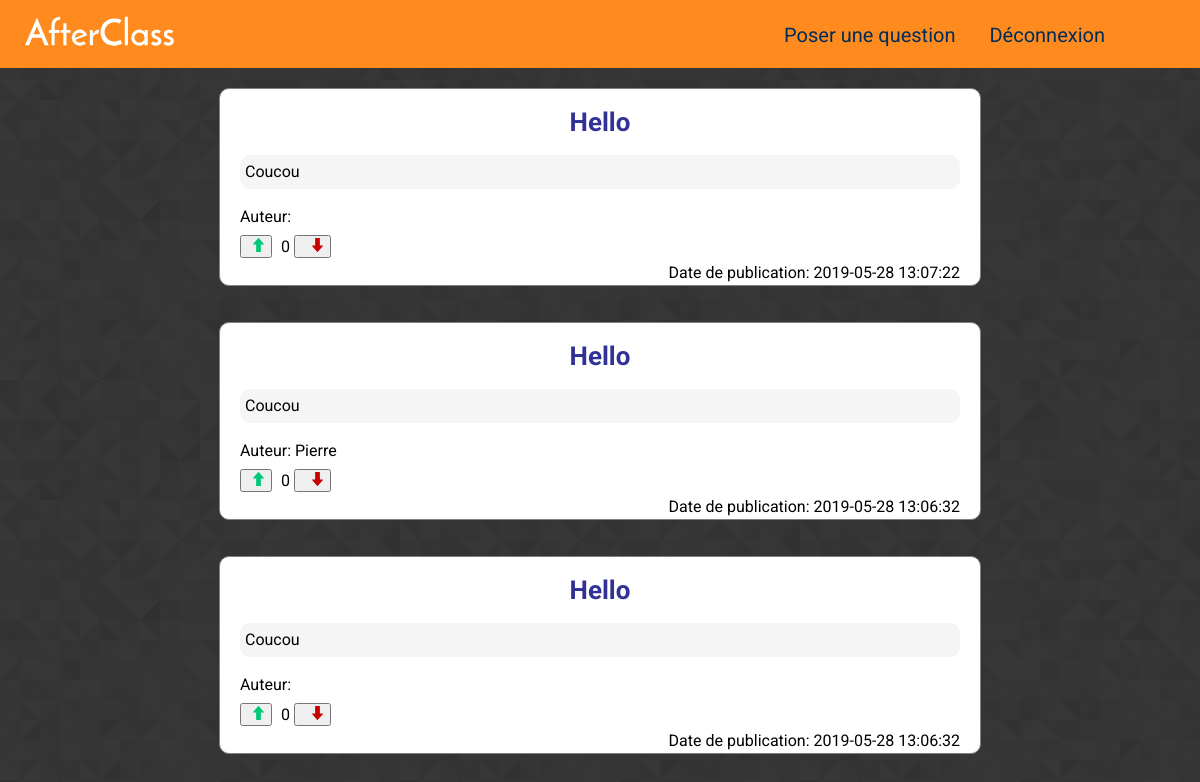
The app's page /home.php (signed in), older data.
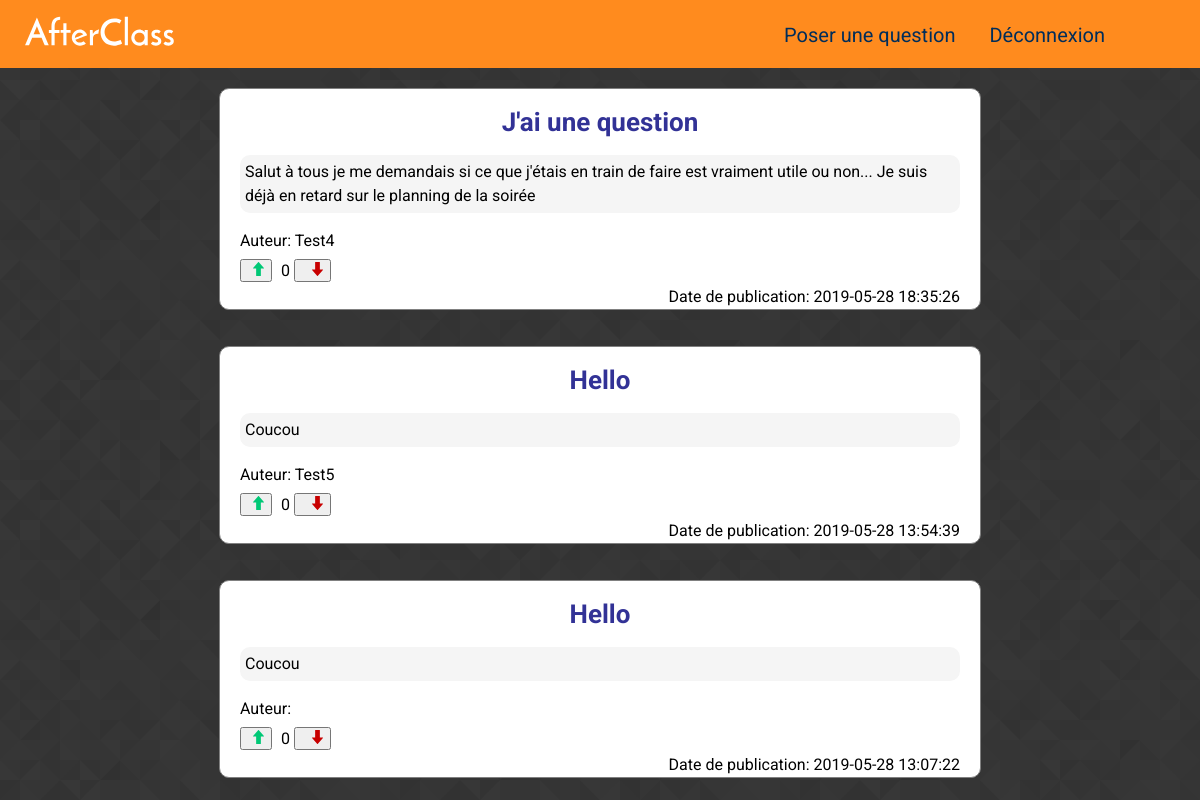
The same page, newer data.
### tables this page shows
CREATE TABLE `posts` (
                       `id` int(11) NOT NULL,
                       `title` varchar(50) NOT NULL,
                       `content` longtext NOT NULL,
                       `author` varchar(20) NOT NULL,
                       `date` timestamp NOT NULL DEFAULT CURRENT_TIMESTAMP
);

### assets/config/bootstrap.php (called while the page is built, shortened)
<?php
require __DIR__ . '/classes/post_object.php';
require __DIR__ . '/classes/vote.php';
$post = new Post();
$vote = new Vote();

### assets/config/classes/post_object.php (called while the page is built, shortened)
<?php
class Post
{
    function getAll(PDO $con)
    {
        $req = $con->query('SELECT * FROM posts ORDER BY date DESC');
        return $req->fetchAll(PDO::FETCH_ASSOC);
    }
}

### assets/config/classes/vote.php (called while the page is built, shortened)
<?php
class Vote {
	public function count(PDO $con, $ref_id, $ref) {
		$req = $con->query('SELECT COUNT(*) FROM votes WHERE (ref="' . $ref . '" AND ref_id="' . $ref_id .'" AND vote="up")');
		$up = $req->fetch(PDO::FETCH_ASSOC)['COUNT(*)'];
		$req = $con->query('SELECT COUNT(*) FROM votes WHERE (user="' . $_SESSION['user']['username'] . '" AND ref="' . $ref . '" AND ref_id="' . $ref_id .'" AND vote="down")');
		$down = $req->fetch(PDO::FETCH_ASSOC)['COUNT(*)'];
		return $up-$down;
	}
}

### home.php (the view, shortened to what this page needs)
<?php
require 'assets/config/bootstrap.php';
include 'assets/inc/header.php';
?>
<?php
$post->deletePost($pdo);
if(isset($_SESSION['message'])) {?>
<?php }
foreach ($post->getALL($pdo) as $post): ?>
  <article  class="post">
    <a href='post.php?id=<?=$post["id"]?>'> <h2 class="postTitle"> <?= $post['title']?> </h2> </a>
    <p class="postContent"><?= htmlentities($post['content']) ?></p>
      <h3 class="postAuthor" >Auteur: <?= $post['author'] ?></h3>
      <div class="likes-container">
          <div class="likes">
              <form action="home.php?voteUp&idVote=<?=$post["id"]?>" method="post">
                  <button type="submit" href=""><img src="./assets/images/up.svg" alt="up"></button>
              </form>
              <span class="likes-numbers"><?= $vote->count($pdo, $post['id'], 'post')?></span>
              <form action="home.php?voteDown&idVote=<?=$post["id"]?>" method="post">
                  <button type="submit"><span class="likes-numbers"></span><img src="./assets/images/down.svg" alt="down"></button>
              </form>
          </div>
      </div>
    <h4 class="postDate" >Date  de publication: <?= $post['date'] ?></h4>
  </article>
  <br>
<?php  endforeach;
include 'assets/inc/footer.php';

### assets/inc/header.php (shortened to what this page needs)
<!doctype html>
<html lang="fr">
<head>
  <link rel="stylesheet" href="assets/css/main.css">
</head>
<body>
<?php if(isset($_SESSION['user'])): ?>
<header>
  <a href="home.php"><img class="logo" src="assets/images/logo.svg" alt=""></a>
  <nav class="navigation">
    <ul>
      <li class="navElement">
        <a href="post.php">Poser une question</a>
      </li>
      <li class="navElement">
        <a href="index.php?logout">Déconnexion</a>
      </li>
    </ul>
  </nav>
</header>
<?php  endif; ?>

### assets/inc/footer.php
 </body>
</html>

### assets/css/main.css (style rules this page uses)
:root { --orange: #FF8B1E; --blue: #002D5A; }
header { padding: 5px; width: 100vw; background: var(--orange); }
.logo { fill: var(--blue); width: 150px; margin-left: 20px; }
nav { display: inline-block; float: right; margin-top: 15px; margin-right: 100px; }
.navElement { display: inline-block; color: black; padding-left: 30px; margin-top: 5px; font-size: 20px; }
a { color: var(--blue); text-decoration: none; }
.post { width: 60vw; margin-right: auto; margin-left: auto; margin-top: 20px; padding: 20px; border: solid 1px gray; border-radius: 10px; background: white; }
.postTitle { color: rgb(50,50,150); font-size: 26px; font-weight: bold; text-align: center; margin-bottom: 20px; }
.postContent { line-height: 1.5; background: rgb(245,245,245); padding: 5px; margin-bottom: 20px; border-radius: 10px; }
.postAuthor { display: inline-block; }
.postDate { float: right; }
body { font-family: 'Roboto'; background: url("../images/prism.png") repeat; }
.likes-container { height: 30px; width: 100px; margin-top: 10px; }
.likes-container img { margin-left: 5px; }
.likes-numbers { padding-left: 5px; }
form { display: inline-block; }

Row changes from the older to the newer data that the page shows:
removed posts: title "Hello", content "Coucou", author "Pierre", count "0", date "2019-05-28 13:06:32"
removed posts: title "Hello", content "Coucou", count "0", date "2019-05-28 13:06:32"
added posts: title "J'ai une question", content "Salut à tous je me demandais si ce que j'étais en train de faire est vraiment utile ou non... Je suis déjà en retard sur le planning de la soirée", author "Test4", count "0", date "2019-05-28 18:35:26"
added posts: title "Hello", content "Coucou", author "Test5", count "0", date "2019-05-28 13:54:39"
